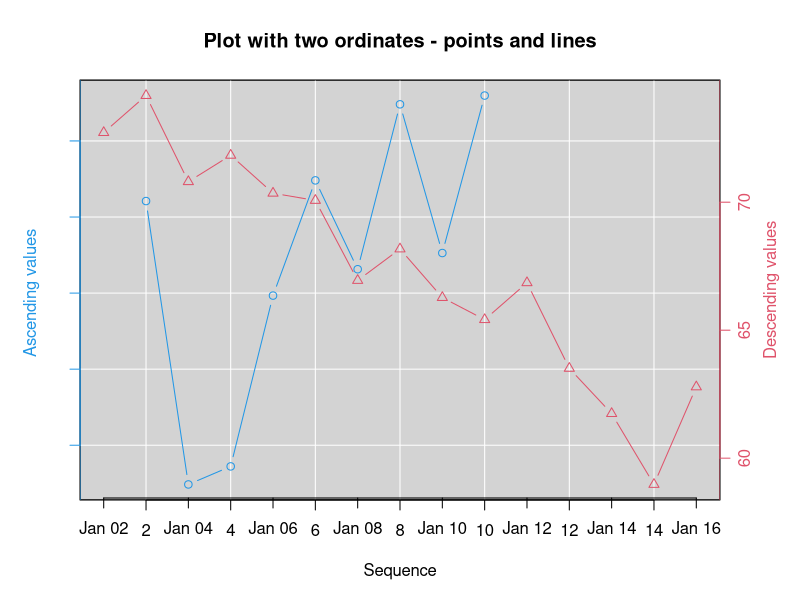
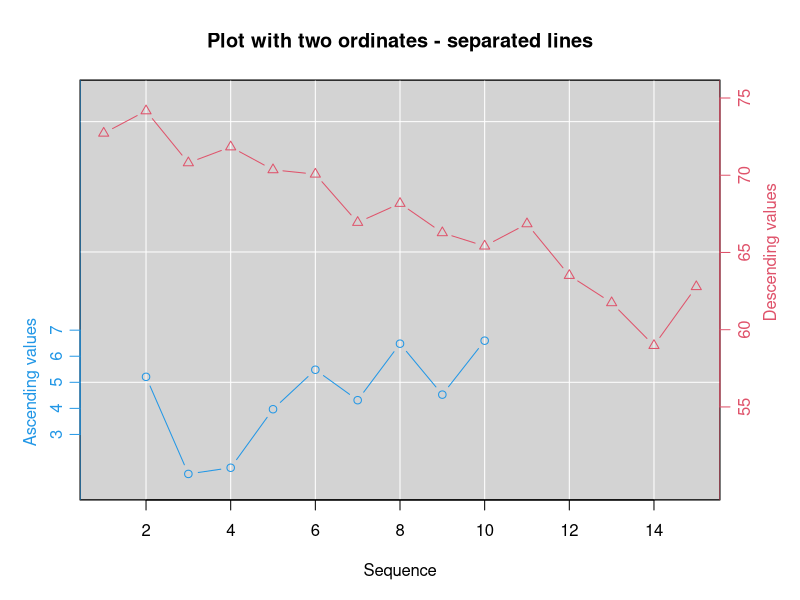
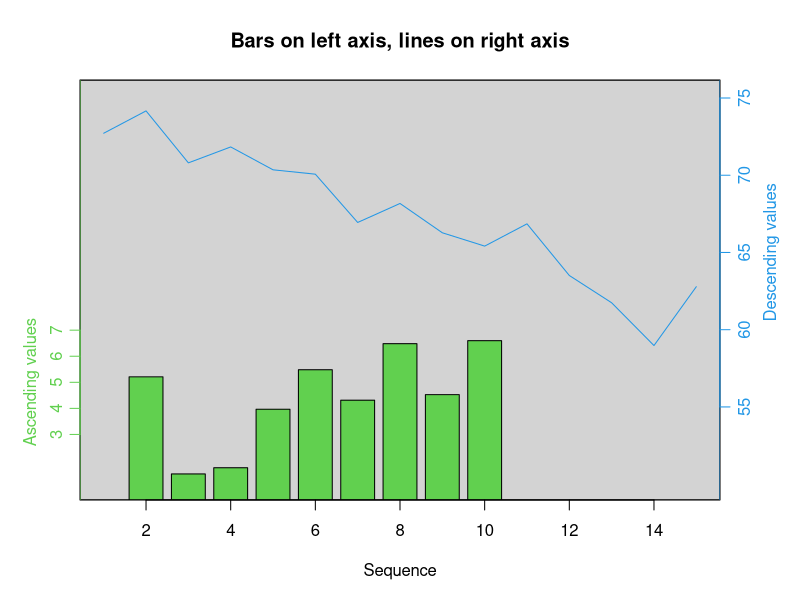
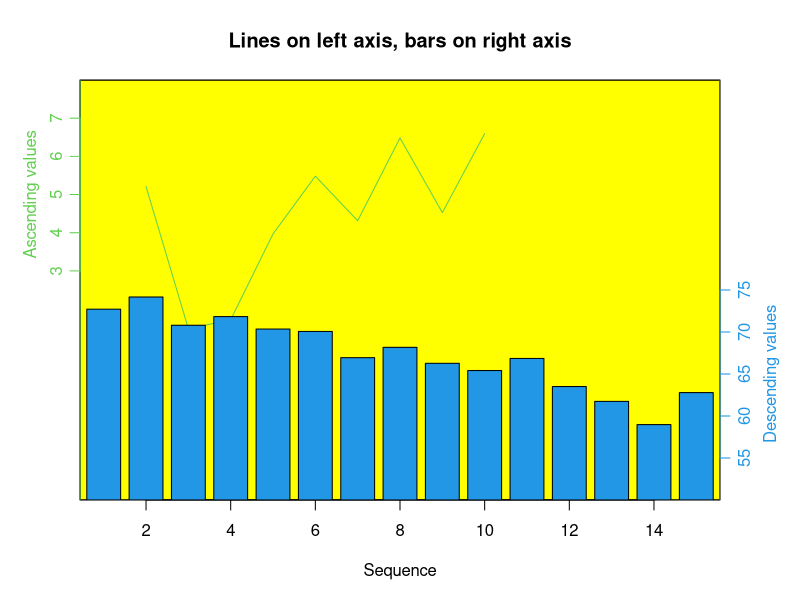
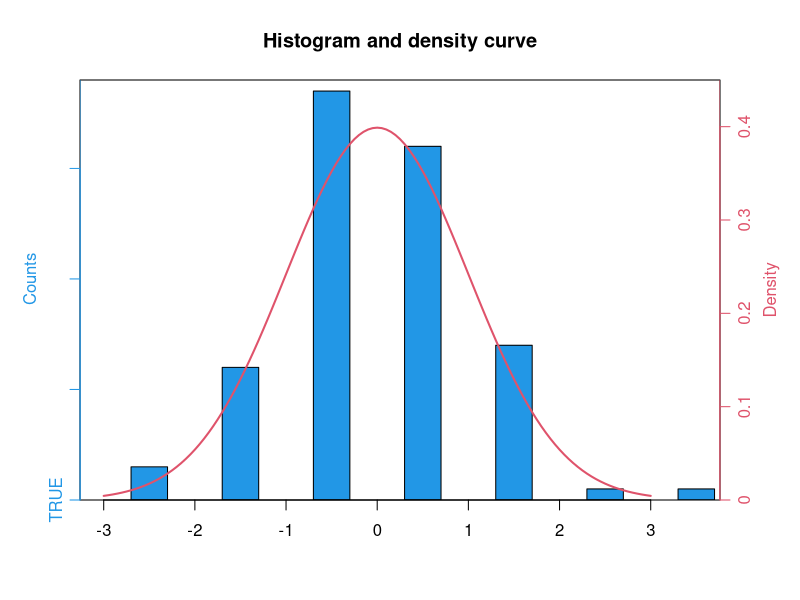

These figures' R source, in order:
library(plotrix)


### Name: twoord.plot
### Title: Plot with two ordinates
### Aliases: twoord.plot
### Keywords: misc

### ** Examples

 xval1 <- seq.Date(as.Date("2017-01-02"),
  as.Date("2017-01-10"), by="day")
 xval2 <- seq.Date(as.Date("2017-01-01"),
  as.Date("2017-01-15"), by="day")
 going_up<-seq(3,7,by=0.5)+rnorm(9)
 going_down<-rev(60:74)+rnorm(15)
 twoord.plot(2:10,going_up,1:15,going_down,xlab="Sequence",
  ylab="Ascending values",rylab="Descending values",lcol=4,
  main="Plot with two ordinates - points and lines",
  do.first="plot_bg();grid(col=\"white\",lty=1)")
 axis.Date(1,xval2)
 # now separate the lines
 twoord.plot(2:10,going_up,1:15,going_down,xlab="Sequence",
  lylim=range(going_up)+c(-1,10),rylim=range(going_down)+c(-10,2),
  ylab="Ascending values",ylab.at=5,rylab="Descending values",
  rylab.at=65,lcol=4,main="Plot with two ordinates - separated lines",
  lytickpos=3:7,rytickpos=seq(55,75,by=5),
  do.first="plot_bg();grid(col=\"white\",lty=1)")
 twoord.plot(2:10,going_up,1:15,going_down,xlab="Sequence",
  lylim=range(going_up)+c(-1,10),rylim=range(going_down)+c(-10,2),
  type=c("bar","l"),ylab="Ascending values",ylab.at=5,
  rylab="Descending values",rylab.at=65,
  main="Bars on left axis, lines on right axis",
  lytickpos=3:7,rytickpos=seq(55,75,by=5),
  lcol=3,rcol=4,do.first="plot_bg()")
 twoord.plot(2:10,going_up,1:15,going_down,xlab="Sequence",
  lylim=c(-3,8),rylim=c(50,100),type=c("l","bar"),
  ylab="Ascending values",rylab="Descending values",
  lytickpos=3:7,rytickpos=seq(55,75,by=5),ylab.at=5,rylab.at=65,
  main="Lines on left axis, bars on right axis",
  lcol=3,rcol=4,do.first="plot_bg(\"yellow\")")
 # histogram with density curve superimposed
 xhist<-hist(rnorm(100),plot=FALSE)
 xdens<-dnorm(seq(-3,3,by=0.05))
 twoord.plot(xhist$mids,xhist$counts,seq(-3,3,by=0.05),
 xdens,type=c("bar","l"),lcol=4,rcol=2,ylab="Counts",
 rylab="Density",main="Histogram and density curve",
 halfwidth=0.2,lylim=c(0,max(xhist$counts)+1),rylim=c(0,0.45),lwd=2)
